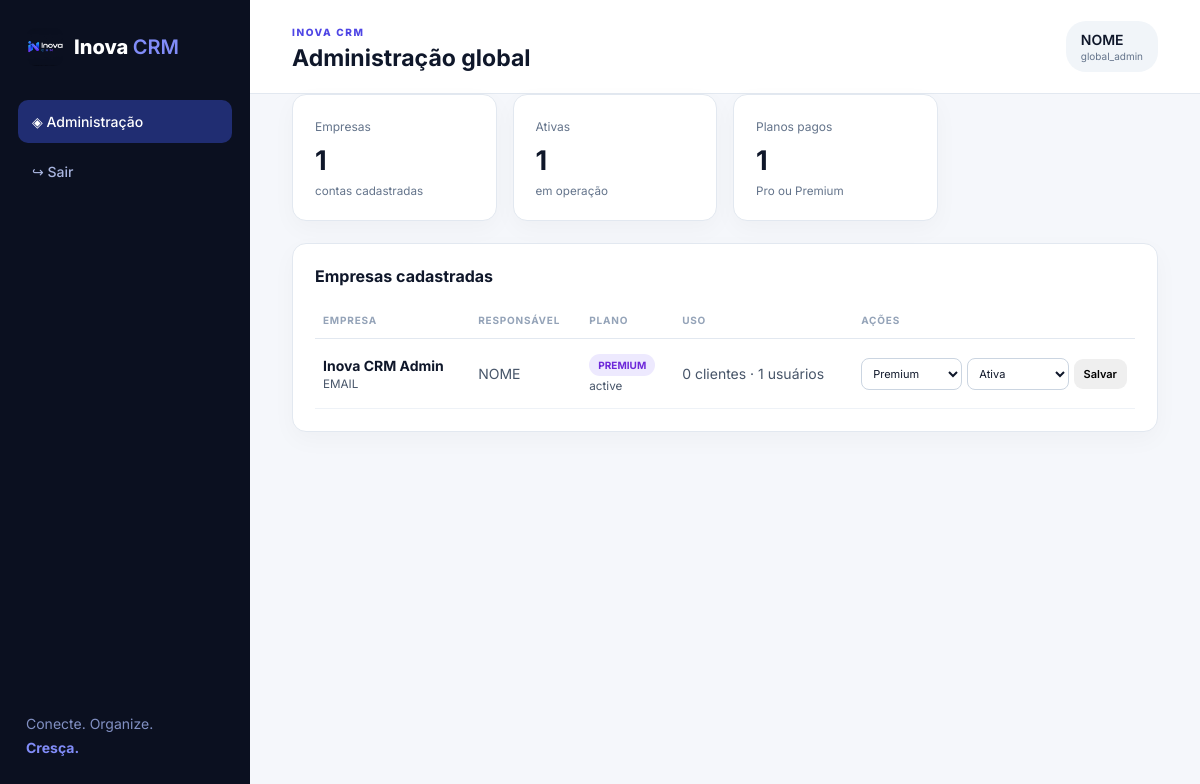
/index.php?page=admin (signed in), run on the app's committed database.
### tables this page shows
CREATE TABLE IF NOT EXISTS companies (id INT UNSIGNED AUTO_INCREMENT PRIMARY KEY,name VARCHAR(160) NOT NULL,owner_name VARCHAR(160) NOT NULL,email VARCHAR(190) NOT NULL,status ENUM('active','suspended') NOT NULL DEFAULT 'active',created_at DATETIME NOT NULL DEFAULT CURRENT_TIMESTAMP,INDEX(status));

### config/bootstrap.php (called while the page is built, shortened)
<?php
function env_value(string $key, ?string $default = null): ?string {
    foreach ([$_ENV[$key] ?? null, $_SERVER[$key] ?? null, getenv($key)] as $v) {
        if ($v !== null && $v !== false && $v !== '') return (string) $v;
    }
    return $default;
}
$configFile = __DIR__ . '/config.php';
$config = require $configFile;
require_once __DIR__ . '/../app/helpers.php';
require_once __DIR__ . '/../app/Database.php';

### config/config.php (called while the page is built, shortened)
<?php
return [
    'app_name' => env_value('APP_NAME', 'Inova CRM'),
    'base_url' => env_value('APP_URL', ''),
    'timezone' => env_value('APP_TIMEZONE', 'America/Sao_Paulo'),
    'session_name' => env_value('SESSION_NAME', 'inova_crm_session'),
    'db' => [
        'host' => env_value('DB_HOST', 'localhost'),
        'port' => env_value('DB_PORT', '3306'),
        'name' => env_value('DB_DATABASE', 'inova_crm'),
        'user' => env_value('DB_USERNAME', 'inova_crm_user'),
        'pass' => env_value('DB_PASSWORD', ''),
        'charset' => env_value('DB_CHARSET', 'utf8mb4'),
    ],
];

### app/Database.php (called while the page is built, shortened)
<?php
final class Database {
 private static ?PDO $pdo=null;
 public static function connection(): PDO {
  global $config;
  $d=$config['db']; $dsn="mysql:host={$d['host']};port={$d['port']};dbname={$d['name']};charset={$d['charset']}";
  self::$pdo=new PDO($dsn,$d['user'],$d['pass'],[PDO::ATTR_ERRMODE=>PDO::ERRMODE_EXCEPTION,PDO::ATTR_DEFAULT_FETCH_MODE=>PDO::FETCH_ASSOC,PDO::ATTR_EMULATE_PREPARES=>false]);
  return self::$pdo;
 }
}
function db(): PDO { return Database::connection(); }

### public/index.php (the view, shortened to what this page needs)
<?php
declare(strict_types=1); require __DIR__.'/../config/bootstrap.php';
$page=$_GET['page']??'dashboard';
 ?><?php
if($page==='customers') customers_page(); elseif($page==='deals') deals_page(); elseif($page==='tasks') tasks_page(); elseif($page==='admin') admin_page(); else dashboard_page();
 ?>
<?php
function admin_page():void { if($_SERVER['REQUEST_METHOD']==='POST'){verify_csrf();$company=(int)($_POST['company_id']??0);$plan=post('plan');$status=post('status','active');$q=db()->prepare('UPDATE companies SET status=? WHERE id=?');$q->execute([$status,$company]);$q=db()->prepare('INSERT INTO company_subscriptions(company_id,plan_code,assigned_by) VALUES(?,?,?) ON DUPLICATE KEY UPDATE plan_code=VALUES(plan_code),assigned_by=VALUES(assigned_by),status="active"');$q->execute([$company,$plan,current_user()['id']]);audit('company_updated','company',$company,'Plano/status atualizados');flash('success','Empresa atualizada e auditada.');redirect('index.php?page=admin');} layout_start('Administração global');$companies=db()->query('SELECT c.*,COALESCE(s.plan_code,"free") plan_code,(SELECT COUNT(*) FROM users u WHERE u.company_id=c.id) users_count,(SELECT COUNT(*) FROM customers x WHERE x.company_id=c.id) customers_count FROM companies c LEFT JOIN company_subscriptions s ON s.company_id=c.id ORDER BY c.created_at DESC')->fetchAll(); ?><div class="stats"><div class="stat"><span>Empresas</span><strong><?=count($companies)?></strong><small>contas cadastradas</small></div><div class="stat"><span>Ativas</span><strong><?=count(array_filter($companies,fn($x)=>$x['status']==='active'))?></strong><small>em operação</small></div><div class="stat"><span>Planos pagos</span><strong><?=count(array_filter($companies,fn($x)=>$x['plan_code']!=='free'))?></strong><small>Pro ou Premium</small></div></div><section class="card"><div class="card-head"><h3>Empresas cadastradas</h3></div><div class="table-wrap"><table><thead><tr><th>Empresa</th><th>Responsável</th><th>Plano</th><th>Uso</th><th>Ações</th></tr></thead><tbody><?php foreach($companies as $c): ?><tr><td><strong><?=e($c['name'])?></strong><br><small><?=e($c['email'])?></small></td><td><?=e($c['owner_name'])?></td><td><span class="badge <?=e($c['plan_code'])?>"><?=e(strtoupper($c['plan_code']))?></span><br><small><?=e($c['status'])?></small></td><td><?=e($c['customers_count'])?> clientes · <?=e($c['users_count'])?> usuários</td><td><form class="inline-form" method="post"><input type="hidden" name="_csrf" value="<?=csrf_token()?>"><input type="hidden" name="company_id" value="<?=$c['id']?>"><select name="plan"><option value="free" <?=$c['plan_code']==='free'?'selected':''?>>Free</option><option value="pro" <?=$c['plan_code']==='pro'?'selected':''?>>Pro</option><option value="premium" <?=$c['plan_code']==='premium'?'selected':''?>>Premium</option></select><select name="status"><option value="active" <?=$c['status']==='active'?'selected':''?>>Ativa</option><option value="suspended" <?=$c['status']==='suspended'?'selected':''?>>Suspensa</option></select><button class="btn small">Salvar</button></form></td></tr><?php endforeach; ?></tbody></table></div></section><?php layout_end(); }

### app/helpers.php (shortened to what this page needs)
<?php
function e(mixed $v): string { return htmlspecialchars((string)$v, ENT_QUOTES, 'UTF-8'); }
function current_user(): ?array { return $_SESSION['user']??null; }
function layout_start(string $title): void { global $config; $u=current_user(); $flash=get_flash(); ?><!doctype html><html lang="pt-BR"><head><meta charset="utf-8"><meta name="viewport" content="width=device-width,initial-scale=1"><title><?=e($title)?> · Inova CRM</title><link rel="stylesheet" href="assets/app.css"></head><body><div class="app-shell"><aside class="sidebar"><a class="brand" href="index.php"><img src="assets/logo-inova-crm.png" alt="Inova CRM"><span>Inova <b>CRM</b></span></a><nav><?php if($u && $u['role']==='global_admin'): ?><a href="index.php?page=admin">◈ Administração</a><?php else: ?><a href="index.php">⌂ Dashboard</a><a href="index.php?page=customers">♙ Clientes</a><a href="index.php?page=deals">◈ Oportunidades</a><a href="index.php?page=tasks">✓ Tarefas</a><?php endif; ?><a href="index.php?page=logout">↪ Sair</a></nav><div class="side-foot">Conecte. Organize.<br><strong>Cresça.</strong></div></aside><main class="main"><header class="topbar"><div><span class="eyebrow">INOVA CRM</span><h1><?=e($title)?></h1></div><div class="user-pill"><?=e($u['name']??'Visitante')?> <small><?=e($u['role']??'')?></small></div></header><?php if($flash): ?><div class="flash <?=$flash[0]?>"><?=e($flash[1])?></div><?php endif; ?><?php }
function layout_end(): void { ?></main></div></body></html><?php }

### public/assets/app.css (style rules this page uses)
:root { --navy:#0b1020;--indigo:#4f46e5;--lav:#818cf8;--cyan:#22d3ee;--white:#f8fafc;--ink:#0f172a;--muted:#64748b;--line:#e2e8f0;--card:#fff;--green:#16a34a;--red:#dc2626;--amber:#d97706;--grad:linear-gradient(135deg,#22d3ee,#2563eb 38%,#4f46e5 66%,#8b5cf6) }
* { box-sizing:border-box }
body { margin:0;background:#f5f7fb;color:var(--ink);font-family:Inter,system-ui,sans-serif;font-size:14px }
.app-shell { display:flex;min-height:100vh }
.sidebar { width:250px;background:var(--navy);color:#fff;padding:28px 18px;display:flex;flex-direction:column }
.brand { display:flex;align-items:center;gap:10px;color:#fff;text-decoration:none;font-weight:800;font-size:20px;padding:0 8px 34px }
.brand img { width:38px;height:38px;object-fit:cover;border-radius:10px }
.brand b { color:var(--lav);font-weight:600 }
.sidebar nav { display:grid;gap:7px }
.sidebar nav a { color:#a9b5df;text-decoration:none;padding:13px 14px;border-radius:10px;font-weight:500 }
.sidebar nav a:hover,.sidebar nav a:first-child { background:#202d72;color:#fff }
.side-foot { margin-top:auto;color:#8290c3;line-height:1.7;padding:12px 8px }
.side-foot strong { color:var(--lav) }
.main { flex:1;max-width:1500px }
.topbar { height:94px;background:#fff;border-bottom:1px solid var(--line);display:flex;align-items:center;justify-content:space-between;padding:20px 42px }
.eyebrow { font-size:10px;letter-spacing:1.6px;color:var(--indigo);font-weight:800 }
.topbar h1 { margin:5px 0 0;font-size:23px }
.user-pill { background:#f1f5f9;border-radius:20px;padding:10px 15px;font-weight:600 }
.user-pill small { display:block;color:var(--muted);font-weight:400;font-size:10px;margin-top:2px }
.main>section,.main>.page-actions,.main>.stats,.main>.grid-2 { margin-left:42px;margin-right:42px }
.btn { border:0;border-radius:9px;padding:11px 16px;font:600 13px Inter;cursor:pointer;text-decoration:none;display:inline-block }
.btn.small { padding:8px 10px;font-size:11px }
.stats { display:grid;grid-template-columns:repeat(4,1fr);gap:16px;margin-bottom:22px }
.stat,.card { background:#fff;border:1px solid var(--line);border-radius:14px;padding:22px;box-shadow:0 8px 24px #0f172a08 }
.stat span { color:var(--muted);font-size:12px }
.stat strong { display:block;font-size:27px;margin:10px 0 4px }
.stat small { color:var(--muted) }
.card { margin-bottom:20px }
.card-head { display:flex;justify-content:space-between;align-items:center;margin-bottom:16px }
.card h3 { margin:0;font-size:16px }
table { border-collapse:collapse;width:100% }
th { text-align:left;text-transform:uppercase;letter-spacing:.8px;color:#94a3b8;font-size:10px;padding:12px 8px;border-bottom:1px solid var(--line) }
td { padding:15px 8px;border-bottom:1px solid #eef2f7;color:#475569 }
td strong { color:var(--ink) }
.badge { display:inline-block;border-radius:20px;padding:5px 9px;font-size:10px;font-weight:700;background:#eef2ff;color:var(--indigo) }
.badge.pro,.badge.premium { background:#ede9fe;color:#6d28d9 }
input,select,textarea { width:100%;border:1px solid #cbd5e1;border-radius:8px;padding:11px 12px;font:14px Inter;background:#fff;color:var(--ink) }
.inline-form { display:flex;gap:5px;align-items:center }
.inline-form select { padding:7px;font-size:11px }
.table-wrap { overflow:auto }

### data on the page
companies: status "1", name "Inova CRM Admin", email "EMAIL", owner_name "NOME", plan_code "PREMIUM", status "active", customers_count "0", users_count "1", status "Ativa"

### other printed values
$title "Administração global"
$u['name'] "NOME"
$u['role'] "global_admin"
count($companies) "1"
count(array_filter($companies,fn($x)=>$x['plan_code']!=='free')) "1"
